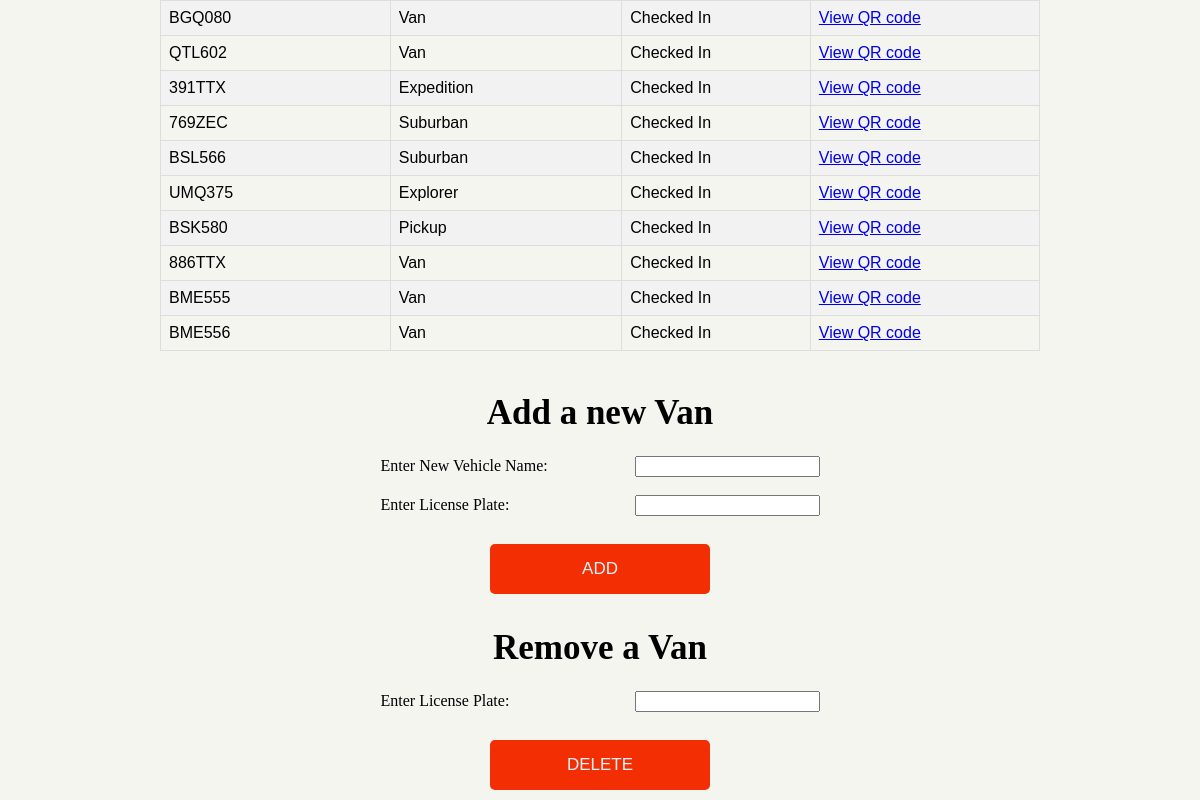
The page /view_available (signed in, lower part) on the database as committed earlier.
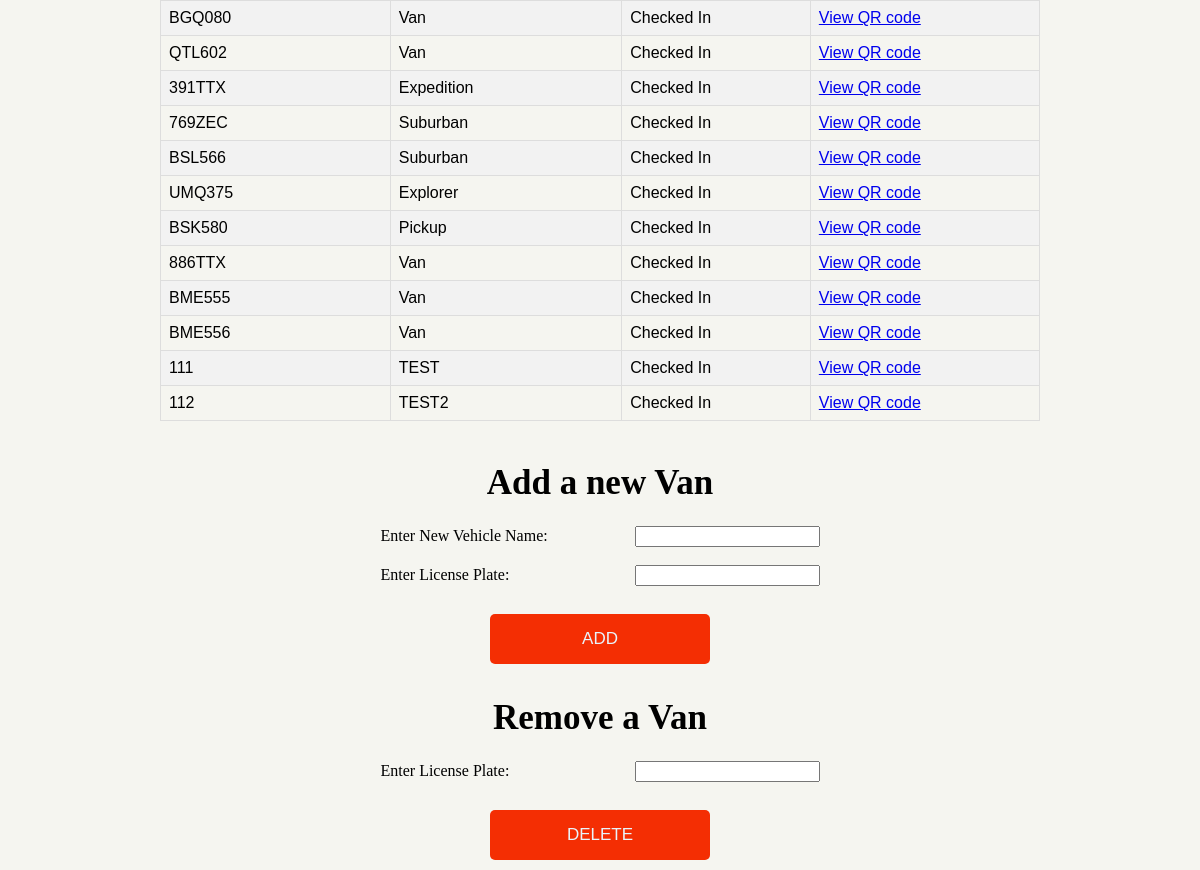
The same page on the database as committed later.
### app.py (models this page shows)
class Available(UserMixin, db.Model):
    License_Plate = db.Column(db.String,primary_key=True)
    Vehicle_Name = db.Column(db.String(40),nullable=False)
    availability = db.Column(db.String(10),nullable=False)

### app.py (the view)
@app.route('/view_available', methods=['GET','POST'])
@login_required
def viewAvailable():
    if request.method == "POST":
        if request.form["submitAdd"] == "ADD":
            license_Num = request.form['licenseNum']
            vehicle_Name = request.form['vehicleName']
            add_New_Van = Available(License_Plate=license_Num, Vehicle_Name=vehicle_Name, availability="Checked In")
            db.session.add(add_New_Van)
            db.session.commit()
            available = Available.query.order_by(Available.availability).all()
            return render_template('view_available.html', available = available, userAuth=current_user.is_authenticated)
        elif request.form["submitDelete"] == "DELETE":
            entry = Available.query.filter_by(License_Plate=request.form['licenseNum']).first()
            if entry is not None:
                db.session.delete(entry)
                db.session.commit()
                available = Available.query.order_by(Available.availability).all()
                return render_template('view_available.html', available = available, userAuth=current_user.is_authenticated)
            else:
                available = Available.query.order_by(Available.availability).all()
                return render_template('view_available.html', available = available, userAuth=current_user.is_authenticated)
    else:
        available = Available.query.order_by(Available.availability).all()
        return render_template('view_available.html', available = available, userAuth=current_user.is_authenticated)

### app.py (called while the page is built)
@login_manager.user_loader
def load_user(uid):
    return User.query.get(uid)

### templates/view_available.html (shortened to what this page needs)
{% extends "base.html" %}
{% block content %}
	<table id="views">
		{% for available in available %}
		<tr>
			<td>{{ available.License_Plate }}</td>
			<td>{{ available.Vehicle_Name }}</td>
			<td>{{ available.availability }}</td>
			<td><a href="/viewQR?id={{ available.License_Plate }}">View QR code</a></td>
		</tr>
		{% endfor %}
	</table><br>
<h1 class="title">Add a new Van</h1>
<div id="updateForm">
    <form action="/view_available" method="POST">
      <label>Enter New Vehicle Name:</label>
      <input type="text" name="vehicleName" required><br>
	  <br>
      <label>Enter License Plate:</label>
		<input type="text" name="licenseNum" required><br>
      <br>
	  <input type="submit" name="submitAdd" value="ADD">
    </form>
</div>
<h1 class="title">Remove a Van</h1>
<div id="updateForm">
    <form action="/view_available" method="POST">
      <label>Enter License Plate:</label>
		<input type="text" name="licenseNum" required><br>
      <br>
	  <input type="submit" name="submitDelete" value="DELETE">
    </form>
</div>
{% endblock %}

Rows that differ between the two databases and show on the page:
added Available: License_Plate "111", Vehicle_Name "TEST", availability "Checked In"
added Available: License_Plate "112", Vehicle_Name "TEST2", availability "Checked In"
